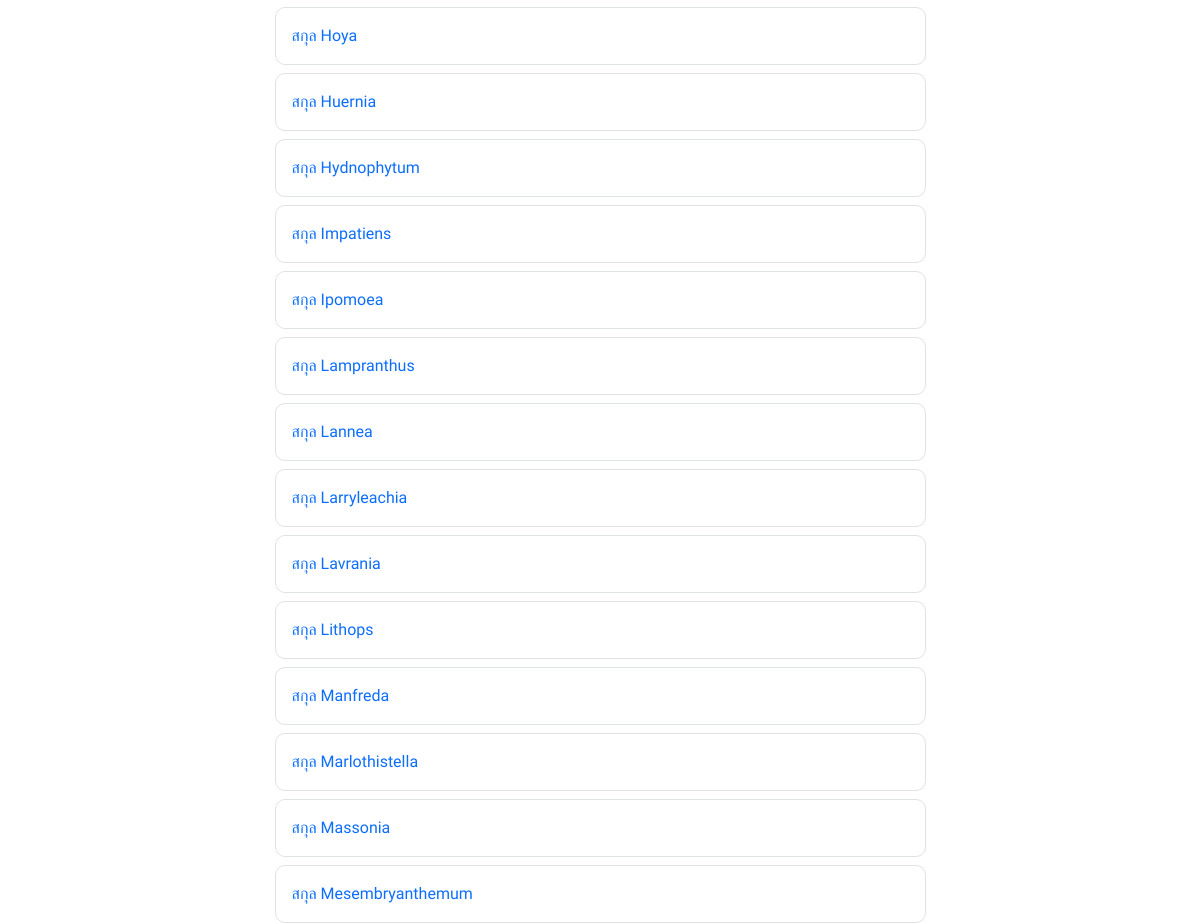
The page /category.php?q=plantsgroup (middle part) on the database as committed earlier.
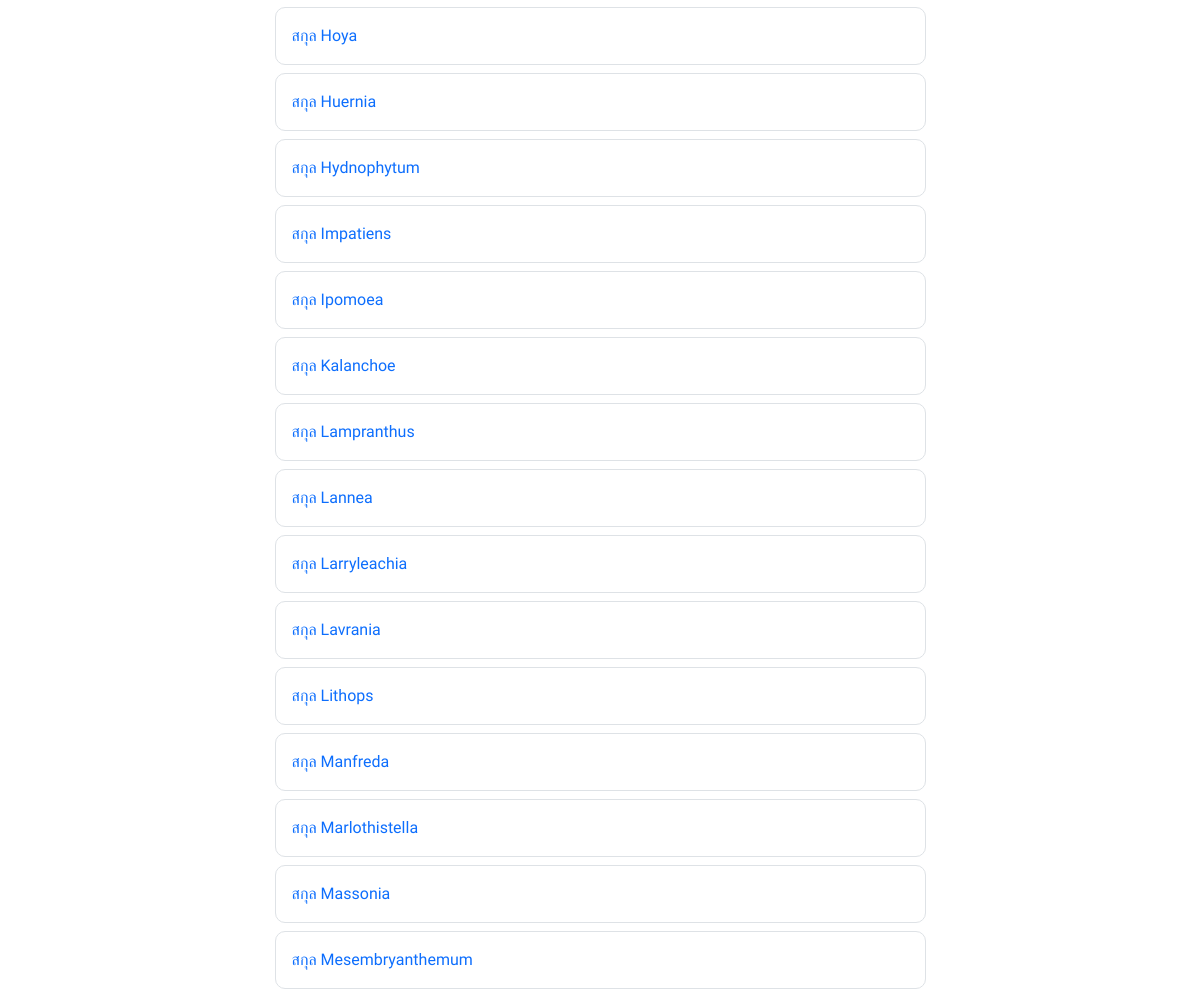
The same page on the database as committed later.
### tables this page shows
CREATE TABLE `plantsgroup` (
  `plantsgroup_id` int NOT NULL COMMENT 'หมายเลขกำกับสกุล',
  `plantsgroup_name` varchar(255) NOT NULL COMMENT 'ชื่อสกุล',
  `plantsgroup_detail` text NOT NULL COMMENT 'รายละเอียด',
  `plantsgroup_type` text NOT NULL COMMENT 'ลักษณะทั่วไป',
  `plantsfamily_name` varchar(255) NOT NULL COMMENT 'ชื่อวงศ์',
  `plantsgroup_timestamp` timestamp NOT NULL DEFAULT CURRENT_TIMESTAMP COMMENT 'ประทับเวลาสกุล'
);

### category.php (the view, shortened to what this page needs)
<?php include_once("./config/db.php"); ?>
<?php include_once("./components/head.php"); ?>
<div class="container my-5">
  <br>
  <?php
  if (isset($_GET['q']) && $_GET['q'] == 'plantsgroup') {
    $stmt = $conn->query("SELECT * FROM plantsgroup ORDER BY plantsgroup_name ASC");
    $stmt->execute();
    $plantsgroups = $stmt->fetchAll();
    if (!$plantsgroups) {
      echo 'ไม่มีข้อมูล';
    } else {
      foreach ($plantsgroups as $plantsgroup) {
  ?>
        <div class="border mb-2 m-auto p-3 col-lg-7 col-md-7 col-sm-12" style="border-radius: 10px;">
          <a href="./plantsgroupview.php?id=<?= $plantsgroup['plantsgroup_id'] ?>" style="text-decoration: none;">สกุล <?= $plantsgroup['plantsgroup_name'] ?></a>
        </div>
  <?php }
    }
  }
  ?>
</div>
<?php include_once("./components/footer.php"); ?>

Rows that differ between the two databases and show on the page:
added plantsgroup: plantsgroup_name "Kalanchoe"
